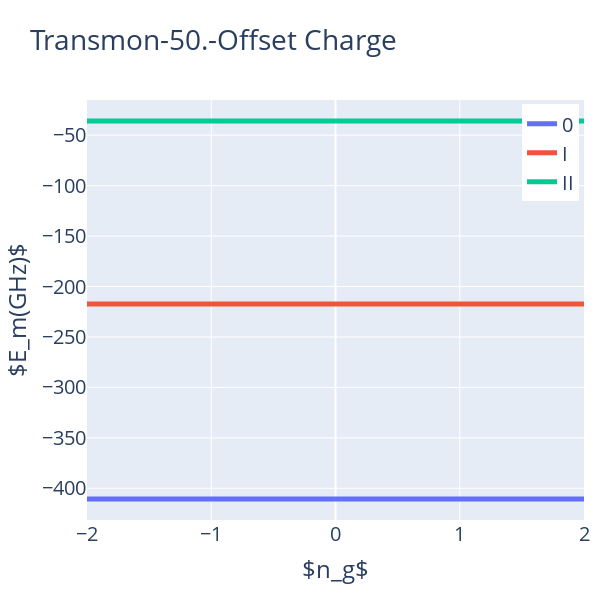

The notebook cell saved with this chart:
### Code cell
plotCompare(charge_offset,plots,'Transmon-50.-Offset Charge','$n_g$','$E_m(GHz)$',export='pdf',size=(600,600))

### Figure 1 — Plotly figure (JSON) as saved in the notebook; plotly's stock layout.template omitted (floating-point values rounded to 4 significant figures; data arrays with more than 128 entries replaced by an {"elided": "..."} marker saying what was removed)
{"data": [{"line": {"width": 5}, "name": "0", "type": "scatter", "x": {"elided": "220 float values"}, "y": {"elided": "220 float values"}}, {"line": {"width": 5}, "name": "I", "type": "scatter", "x": {"elided": "220 float values"}, "y": {"elided": "220 float values"}}, {"line": {"width": 5}, "name": "II", "type": "scatter", "x": {"elided": "220 float values"}, "y": {"elided": "220 float values"}}], "layout": {"font": {"size": 20}, "height": 600, "legend": {"x": 0.99, "xanchor": "right", "y": 0.99, "yanchor": "top"}, "margin": {"r": 10, "t": 100}, "title": {"text": "Transmon-50.-Offset Charge"}, "width": 600, "xaxis": {"title": {"text": "$n_g$"}}, "yaxis": {"title": {"text": "$E_m(GHz)$"}}}}
